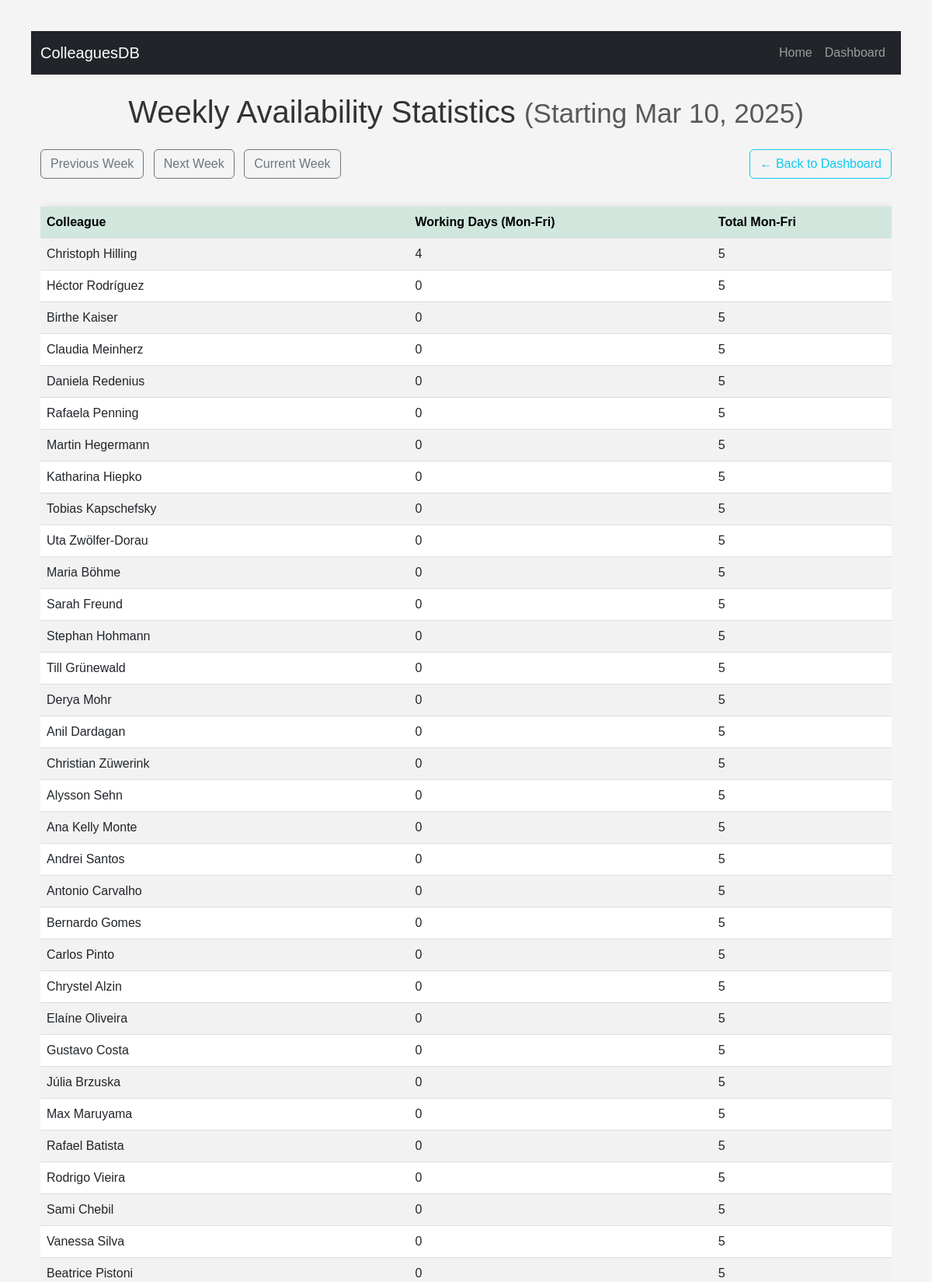
Screenshot of /stats (upper part) with the database file from the repository.
### myapp/models.py (models this page shows)
class CalendarEntry(db.Model):
    id = db.Column(db.Integer, primary_key=True)
    colleague_id = db.Column(db.Integer, db.ForeignKey('colleague.id'), nullable=False)
    date = db.Column(db.Date, nullable=False)
    entry_type = db.Column(db.String(50))  # holiday, business_trip, etc.
    notes = db.Column(db.Text)

class Colleague(db.Model):
    id = db.Column(db.Integer, primary_key=True)
    name = db.Column(db.String(100), nullable=False)
    department = db.Column(db.String(50))
    country = db.Column(db.String(50))

### myapp/__main__.py (the view)
@app.route('/stats')
def stats():
    start_str = request.args.get('start', None)
    if start_str:
        try:
            start_date = datetime.strptime(start_str, "%Y-%m-%d").date()
        except ValueError:
            start_date = get_current_monday()
    else:
        start_date = get_current_monday()
    num_days = 5  # only Mon-Fri
    date_columns = [start_date + timedelta(days=i) for i in range(num_days)]
    colleagues = Colleague.query.all()
    entries = CalendarEntry.query.filter(
        CalendarEntry.date >= start_date,
        CalendarEntry.date < start_date + timedelta(days=num_days)
    ).all()
    working_counts = {}
    for colleague in colleagues:
        working_counts[colleague.id] = 0
    for e in entries:
        if e.entry_type == "Working":
            working_counts[e.colleague_id] += 1
    stats_data = []
    for colleague in colleagues:
        stats_data.append({
            "colleague": colleague,
            "working_days": working_counts[colleague.id],
            "total_days": 5
        })
    prev_monday = (start_date - timedelta(days=7)).strftime("%Y-%m-%d")
    next_monday = (start_date + timedelta(days=7)).strftime("%Y-%m-%d")
    current_monday = get_current_monday().strftime("%Y-%m-%d")
    return render_template(
        "stats.html",
        start_date=start_date,
        stats_data=stats_data,
        prev_link=url_for('stats', start=prev_monday),
        next_link=url_for('stats', start=next_monday),
        current_link=url_for('stats', start=current_monday),
    )

### myapp/__main__.py (called while the page is built)
def get_current_monday():
    print("DEBUG: datetime.now() =", datetime.now())
    print("DEBUG: System weekday() is:", datetime.now().weekday())
    override = os.environ.get('FAKE_CURRENT_DATE')
    if override:
        forced_date = datetime.strptime(override, "%Y-%m-%d").date()
        return forced_date - timedelta(days=forced_date.weekday())
    else:
        today = datetime.now().date()
        return today - timedelta(days=today.weekday())

### myapp/templates/stats.html
{% extends "base.html" %}
{% block content %}
<h1 class="mb-4 text-center">
  Weekly Availability Statistics
  <small class="text-muted">(Starting {{ start_date.strftime("%b %d, %Y") }})</small>
</h1>
<div class="d-flex justify-content-between align-items-center mb-3">
  <div>
    <a class="btn btn-outline-secondary me-2" href="{{ prev_link }}">Previous Week</a>
    <a class="btn btn-outline-secondary me-2" href="{{ next_link }}">Next Week</a>
    <a class="btn btn-outline-secondary me-2" href="{{ current_link }}">Current Week</a>
  </div>
  <a class="btn btn-outline-info" href="{{ url_for('dashboard') }}">
    ← Back to Dashboard
  </a>
</div>
<div class="table-responsive">
  <table class="table table-striped table-hover align-middle">
    <thead class="table-success">
      <tr>
        <th>Colleague</th>
        <th>Working Days (Mon-Fri)</th>
        <th>Total Mon-Fri</th>
      </tr>
    </thead>
    <tbody>
      {% for item in stats_data %}
      <tr>
        <td>{{ item.colleague.name }}</td>
        <td>{{ item.working_days }}</td>
        <td>{{ item.total_days }}</td>
      </tr>
      {% endfor %}
    </tbody>
  </table>
</div>
{% endblock %}

### myapp/static/style.css (style rules this page uses)
body { font-family: Arial, sans-serif; margin: 20px; padding: 20px; background-color: #f4f4f4; }
h1 { text-align: center; color: #333; }
table { width: 100%; border-collapse: collapse; background: white; box-shadow: 0px 0px 10px rgba(0, 0, 0, 0.1); margin-top: 20px; }
th, td { padding: 12px; text-align: left; border-bottom: 1px solid #ddd; }
th { background-color: #4CAF50; color: white; }

### rows the page displays
CalendarEntry: strftime "Mar 10, 2025"
Colleague: colleague.name "Christoph Hilling"
Colleague: colleague.name "Héctor Rodríguez"
Colleague: colleague.name "Birthe Kaiser"
Colleague: colleague.name "Claudia Meinherz"
Colleague: colleague.name "Daniela Redenius"
Colleague: colleague.name "Rafaela Penning"
Colleague: colleague.name "Martin Hegermann"
Colleague: colleague.name "Katharina Hiepko"
Colleague: colleague.name "Tobias Kapschefsky"
Colleague: colleague.name "Uta Zwölfer-Dorau"
Colleague: colleague.name "Maria Böhme"
Colleague: colleague.name "Sarah Freund"
Colleague: colleague.name "Stephan Hohmann"
Colleague: colleague.name "Till Grünewald"
Colleague: colleague.name "Derya Mohr"
Colleague: colleague.name "Anil Dardagan"
Colleague: colleague.name "Christian Züwerink"
Colleague: colleague.name "Alysson Sehn"
Colleague: colleague.name "Ana Kelly Monte"
Colleague: colleague.name "Andrei Santos"
Colleague: colleague.name "Antonio Carvalho"
Colleague: colleague.name "Bernardo Gomes"
Colleague: colleague.name "Carlos Pinto"
Colleague: colleague.name "Chrystel Alzin"
Colleague: colleague.name "Elaíne Oliveira"
Colleague: colleague.name "Gustavo Costa"
Colleague: colleague.name "Júlia Brzuska"
Colleague: colleague.name "Max Maruyama"
Colleague: colleague.name "Rafael Batista"
Colleague: colleague.name "Rodrigo Vieira"
Colleague: colleague.name "Sami Chebil"
Colleague: colleague.name "Vanessa Silva"
Colleague: colleague.name "Beatrice Pistoni"

### other values shown
{{ item.working_days }} "4" "0" "0" "0" "0" "0" "0" "0" "0" "0" "0" "0" "0" "0" "0" "0" "0" "0" "0" "0" "0" "0" "0" "0" "0" "0" "0" "0" "0" "0" "0" "0" "0"
{{ item.total_days }} "5" "5" "5" "5" "5" "5" "5" "5" "5" "5" "5" "5" "5" "5" "5" "5" "5" "5" "5" "5" "5" "5" "5" "5" "5" "5" "5" "5" "5" "5" "5" "5" "5"
